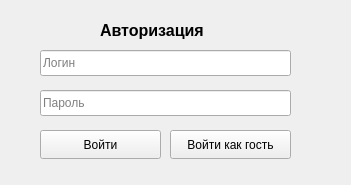
<?xml version="1.0" encoding="UTF-8"?>
<ui version="4.0">
 <class>Form</class>
 <widget class="QWidget" name="Form">
  <property name="geometry">
   <rect>
    <x>0</x>
    <y>0</y>
    <width>351</width>
    <height>185</height>
   </rect>
  </property>
  <property name="windowTitle">
   <string>Авторизация</string>
  </property>
  <property name="windowIcon">
   <iconset>
    <normaloff>../../Desktop/Дем 2026 задание/Модуль 1/import/Icon.ico</normaloff>../../Desktop/Дем 2026 задание/Модуль 1/import/Icon.ico</iconset>
  </property>
  <widget class="QLabel" name="label">
   <property name="geometry">
    <rect>
     <x>100</x>
     <y>20</y>
     <width>131</width>
     <height>20</height>
    </rect>
   </property>
   <property name="font">
    <font>
     <pointsize>12</pointsize>
     <bold>true</bold>
    </font>
   </property>
   <property name="text">
    <string>Авторизация</string>
   </property>
  </widget>
  <widget class="QLineEdit" name="loginEdit">
   <property name="geometry">
    <rect>
     <x>40</x>
     <y>50</y>
     <width>251</width>
     <height>26</height>
    </rect>
   </property>
   <property name="placeholderText">
    <string>Логин</string>
   </property>
  </widget>
  <widget class="QLineEdit" name="passwordEdit">
   <property name="geometry">
    <rect>
     <x>40</x>
     <y>90</y>
     <width>251</width>
     <height>26</height>
    </rect>
   </property>
   <property name="echoMode">
    <enum>QLineEdit::EchoMode::Password</enum>
   </property>
   <property name="placeholderText">
    <string>Пароль</string>
   </property>
  </widget>
  <widget class="QPushButton" name="enterButton">
   <property name="geometry">
    <rect>
     <x>40</x>
     <y>130</y>
     <width>121</width>
     <height>29</height>
    </rect>
   </property>
   <property name="text">
    <string>Войти</string>
   </property>
  </widget>
  <widget class="QPushButton" name="guestButton">
   <property name="geometry">
    <rect>
     <x>170</x>
     <y>130</y>
     <width>121</width>
     <height>29</height>
    </rect>
   </property>
   <property name="text">
    <string>Войти как гость</string>
   </property>
  </widget>
 </widget>
 <resources/>
 <connections/>
</ui>
